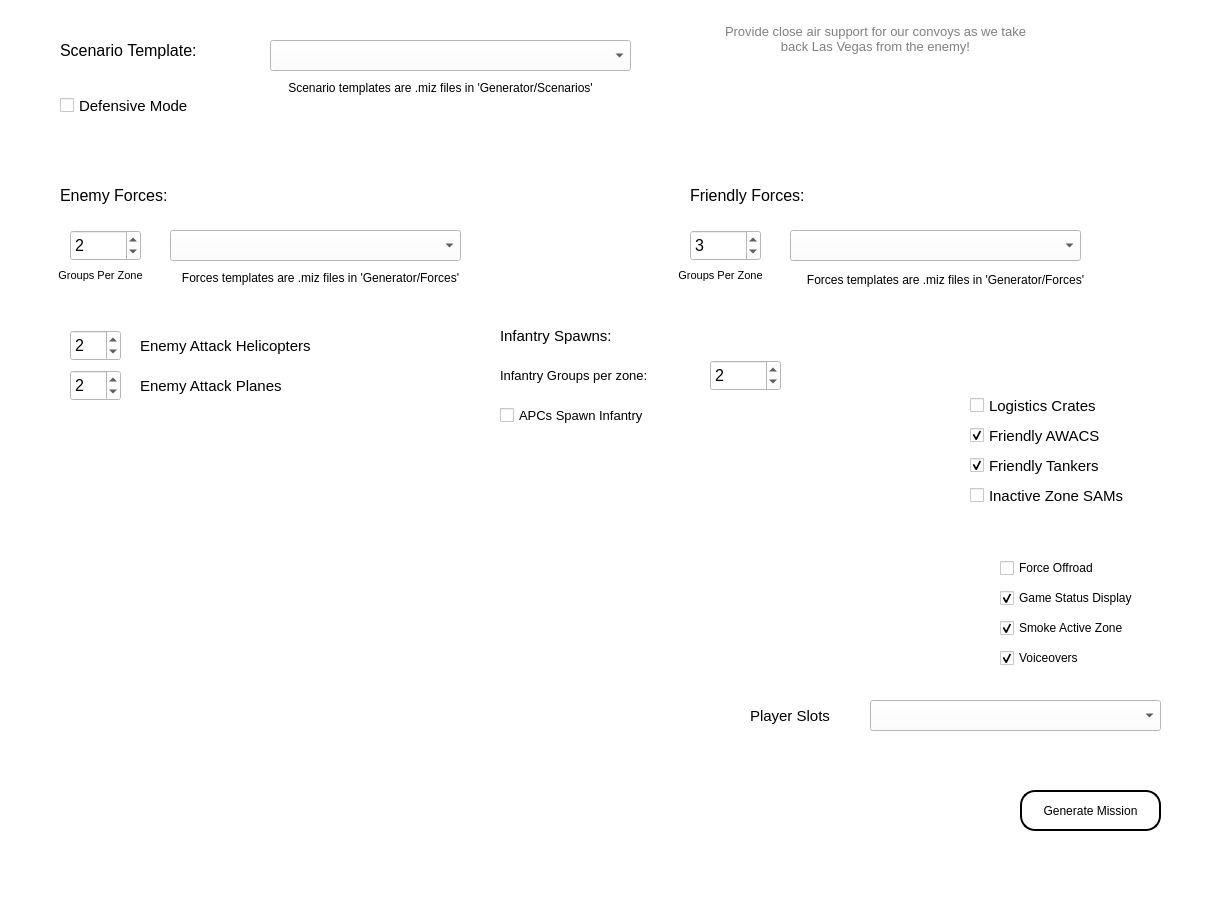
<?xml version="1.0" encoding="UTF-8"?>
<ui version="4.0">
 <class>MainWindow</class>
 <widget class="QMainWindow" name="MainWindow">
  <property name="geometry">
   <rect>
    <x>0</x>
    <y>0</y>
    <width>1209</width>
    <height>900</height>
   </rect>
  </property>
  <property name="font">
   <font>
    <pointsize>10</pointsize>
   </font>
  </property>
  <property name="windowTitle">
   <string>RotorOps Mission Generator</string>
  </property>
  <property name="windowIcon">
   <iconset>
    <normaloff>assets/icon.ico</normaloff>assets/icon.ico</iconset>
  </property>
  <property name="windowOpacity">
   <double>4.000000000000000</double>
  </property>
  <property name="autoFillBackground">
   <bool>false</bool>
  </property>
  <property name="styleSheet">
   <string notr="true">background-color: white;</string>
  </property>
  <widget class="QWidget" name="centralwidget">
   <widget class="QComboBox" name="scenario_comboBox">
    <property name="geometry">
     <rect>
      <x>270</x>
      <y>40</y>
      <width>361</width>
      <height>31</height>
     </rect>
    </property>
    <property name="toolTip">
     <string/>
    </property>
    <property name="toolTipDuration">
     <number>-1</number>
    </property>
    <property name="statusTip">
     <string>Tip: You can create your own templates that include mission options like kneeboards, briefings, weather, static units, triggers, scripts, etc.</string>
    </property>
    <property name="whatsThis">
     <string/>
    </property>
   </widget>
   <widget class="QLabel" name="scenario_label">
    <property name="geometry">
     <rect>
      <x>60</x>
      <y>30</y>
      <width>181</width>
      <height>41</height>
     </rect>
    </property>
    <property name="font">
     <font>
      <pointsize>12</pointsize>
     </font>
    </property>
    <property name="text">
     <string>Scenario Template:</string>
    </property>
   </widget>
   <widget class="QPushButton" name="generateButton">
    <property name="geometry">
     <rect>
      <x>1020</x>
      <y>790</y>
      <width>141</width>
      <height>41</height>
     </rect>
    </property>
    <property name="styleSheet">
     <string notr="true">background-color: white;
border-style: outset;
border-width: 2px;
border-radius: 15px;
border-color: black;
padding: 4px;</string>
    </property>
    <property name="text">
     <string>Generate Mission</string>
    </property>
   </widget>
   <widget class="QTextBrowser" name="description_textBrowser">
    <property name="geometry">
     <rect>
      <x>710</x>
      <y>20</y>
      <width>331</width>
      <height>131</height>
     </rect>
    </property>
    <property name="font">
     <font>
      <pointsize>9</pointsize>
     </font>
    </property>
    <property name="styleSheet">
     <string notr="true">border-radius: 5px; color: gray</string>
    </property>
    <property name="html">
     <string>&lt;!DOCTYPE HTML PUBLIC &quot;-//W3C//DTD HTML 4.0//EN&quot; &quot;http://www.w3.org/TR/REC-html40/strict.dtd&quot;&gt;
&lt;html&gt;&lt;head&gt;&lt;meta name=&quot;qrichtext&quot; content=&quot;1&quot; /&gt;&lt;style type=&quot;text/css&quot;&gt;
p, li { white-space: pre-wrap; }
&lt;/style&gt;&lt;/head&gt;&lt;body style=&quot; font-family:'MS Shell Dlg 2'; font-size:9pt; font-weight:400; font-style:normal;&quot;&gt;
&lt;p align=&quot;center&quot; style=&quot; margin-top:0px; margin-bottom:0px; margin-left:0px; margin-right:0px; -qt-block-indent:0; text-indent:0px;&quot;&gt;&lt;span style=&quot; font-size:10pt;&quot;&gt;Provide close air support for our convoys as we take back Las Vegas from the enemy!&lt;/span&gt;&lt;/p&gt;&lt;/body&gt;&lt;/html&gt;</string>
    </property>
   </widget>
   <widget class="QComboBox" name="blueforces_comboBox">
    <property name="geometry">
     <rect>
      <x>790</x>
      <y>230</y>
      <width>291</width>
      <height>31</height>
     </rect>
    </property>
    <property name="statusTip">
     <string>Tip: You can create your own custom ground forces groups to be automatically generated.</string>
    </property>
   </widget>
   <widget class="QLabel" name="scenario_label_2">
    <property name="geometry">
     <rect>
      <x>690</x>
      <y>180</y>
      <width>141</width>
      <height>31</height>
     </rect>
    </property>
    <property name="font">
     <font>
      <pointsize>12</pointsize>
     </font>
    </property>
    <property name="text">
     <string>Friendly Forces:</string>
    </property>
   </widget>
   <widget class="QLabel" name="scenario_label_3">
    <property name="geometry">
     <rect>
      <x>60</x>
      <y>180</y>
      <width>141</width>
      <height>31</height>
     </rect>
    </property>
    <property name="font">
     <font>
      <pointsize>12</pointsize>
     </font>
    </property>
    <property name="text">
     <string>Enemy Forces:</string>
    </property>
   </widget>
   <widget class="QComboBox" name="redforces_comboBox">
    <property name="geometry">
     <rect>
      <x>170</x>
      <y>230</y>
      <width>291</width>
      <height>31</height>
     </rect>
    </property>
    <property name="statusTip">
     <string>Tip: You can create your own custom ground forces groups to be automatically generated.</string>
    </property>
   </widget>
   <widget class="QLabel" name="background_label">
    <property name="geometry">
     <rect>
      <x>-30</x>
      <y>490</y>
      <width>801</width>
      <height>371</height>
     </rect>
    </property>
    <property name="autoFillBackground">
     <bool>false</bool>
    </property>
    <property name="styleSheet">
     <string notr="true"/>
    </property>
    <property name="text">
     <string/>
    </property>
    <property name="pixmap">
     <pixmap>assets/background.PNG</pixmap>
    </property>
   </widget>
   <widget class="QLabel" name="scenario_hint_label">
    <property name="geometry">
     <rect>
      <x>250</x>
      <y>80</y>
      <width>381</width>
      <height>16</height>
     </rect>
    </property>
    <property name="text">
     <string>Scenario templates are .miz files in 'Generator/Scenarios'</string>
    </property>
    <property name="alignment">
     <set>Qt::AlignCenter</set>
    </property>
   </widget>
   <widget class="QLabel" name="forces_hint_label">
    <property name="geometry">
     <rect>
      <x>130</x>
      <y>270</y>
      <width>381</width>
      <height>16</height>
     </rect>
    </property>
    <property name="text">
     <string>Forces templates are .miz files in 'Generator/Forces'</string>
    </property>
    <property name="alignment">
     <set>Qt::AlignCenter</set>
    </property>
   </widget>
   <widget class="QSpinBox" name="blueqty_spinBox">
    <property name="geometry">
     <rect>
      <x>690</x>
      <y>230</y>
      <width>71</width>
      <height>31</height>
     </rect>
    </property>
    <property name="font">
     <font>
      <pointsize>12</pointsize>
     </font>
    </property>
    <property name="statusTip">
     <string>How many groups should we generate?</string>
    </property>
    <property name="minimum">
     <number>0</number>
    </property>
    <property name="maximum">
     <number>50</number>
    </property>
    <property name="value">
     <number>3</number>
    </property>
   </widget>
   <widget class="QSpinBox" name="redqty_spinBox">
    <property name="geometry">
     <rect>
      <x>70</x>
      <y>230</y>
      <width>71</width>
      <height>31</height>
     </rect>
    </property>
    <property name="font">
     <font>
      <pointsize>12</pointsize>
     </font>
    </property>
    <property name="statusTip">
     <string>How many groups should we generate?</string>
    </property>
    <property name="minimum">
     <number>0</number>
    </property>
    <property name="maximum">
     <number>50</number>
    </property>
    <property name="value">
     <number>2</number>
    </property>
   </widget>
   <widget class="QLabel" name="scenario_label_4">
    <property name="geometry">
     <rect>
      <x>670</x>
      <y>260</y>
      <width>101</width>
      <height>31</height>
     </rect>
    </property>
    <property name="font">
     <font>
      <pointsize>8</pointsize>
     </font>
    </property>
    <property name="text">
     <string>Groups Per Zone</string>
    </property>
    <property name="alignment">
     <set>Qt::AlignCenter</set>
    </property>
   </widget>
   <widget class="QCheckBox" name="game_status_checkBox">
    <property name="geometry">
     <rect>
      <x>1000</x>
      <y>590</y>
      <width>191</width>
      <height>16</height>
     </rect>
    </property>
    <property name="font">
     <font>
      <pointsize>9</pointsize>
     </font>
    </property>
    <property name="statusTip">
     <string>Enable an onscreen zone status display.  This helps keep focus on the active conflict zone.</string>
    </property>
    <property name="text">
     <string>Game Status Display</string>
    </property>
    <property name="checked">
     <bool>true</bool>
    </property>
    <property name="tristate">
     <bool>false</bool>
    </property>
   </widget>
   <widget class="QCheckBox" name="voiceovers_checkBox">
    <property name="geometry">
     <rect>
      <x>1000</x>
      <y>650</y>
      <width>191</width>
      <height>16</height>
     </rect>
    </property>
    <property name="font">
     <font>
      <pointsize>9</pointsize>
     </font>
    </property>
    <property name="statusTip">
     <string>Voiceovers from the ground commander. Helps keep focus on the active zone.</string>
    </property>
    <property name="text">
     <string>Voiceovers</string>
    </property>
    <property name="checked">
     <bool>true</bool>
    </property>
   </widget>
   <widget class="QCheckBox" name="logistics_crates_checkBox">
    <property name="geometry">
     <rect>
      <x>970</x>
      <y>390</y>
      <width>251</width>
      <height>31</height>
     </rect>
    </property>
    <property name="font">
     <font>
      <pointsize>11</pointsize>
     </font>
    </property>
    <property name="statusTip">
     <string>Enable CTLD logistics crates for building ground units and air defenses.</string>
    </property>
    <property name="text">
     <string>Logistics Crates</string>
    </property>
   </widget>
   <widget class="QCheckBox" name="awacs_checkBox">
    <property name="geometry">
     <rect>
      <x>970</x>
      <y>420</y>
      <width>251</width>
      <height>31</height>
     </rect>
    </property>
    <property name="font">
     <font>
      <pointsize>11</pointsize>
     </font>
    </property>
    <property name="statusTip">
     <string/>
    </property>
    <property name="text">
     <string>Friendly AWACS</string>
    </property>
    <property name="checked">
     <bool>true</bool>
    </property>
   </widget>
   <widget class="QCheckBox" name="tankers_checkBox">
    <property name="geometry">
     <rect>
      <x>970</x>
      <y>450</y>
      <width>251</width>
      <height>31</height>
     </rect>
    </property>
    <property name="font">
     <font>
      <pointsize>11</pointsize>
     </font>
    </property>
    <property name="text">
     <string>Friendly Tankers</string>
    </property>
    <property name="checked">
     <bool>true</bool>
    </property>
   </widget>
   <widget class="QCheckBox" name="apcs_spawn_checkBox">
    <property name="geometry">
     <rect>
      <x>500</x>
      <y>400</y>
      <width>251</width>
      <height>31</height>
     </rect>
    </property>
    <property name="font">
     <font>
      <pointsize>10</pointsize>
     </font>
    </property>
    <property name="statusTip">
     <string>Friendly/enemy APCs will drop infantry when reaching a new conflict zone.</string>
    </property>
    <property name="text">
     <string>APCs Spawn Infantry</string>
    </property>
   </widget>
   <widget class="QSpinBox" name="inf_spawn_spinBox">
    <property name="geometry">
     <rect>
      <x>710</x>
      <y>360</y>
      <width>71</width>
      <height>31</height>
     </rect>
    </property>
    <property name="font">
     <font>
      <pointsize>12</pointsize>
     </font>
    </property>
    <property name="statusTip">
     <string>This value is multiplied by the number of spawn zones in the mission template.</string>
    </property>
    <property name="minimum">
     <number>0</number>
    </property>
    <property name="maximum">
     <number>50</number>
    </property>
    <property name="value">
     <number>2</number>
    </property>
   </widget>
   <widget class="QCheckBox" name="smoke_checkBox">
    <property name="geometry">
     <rect>
      <x>1000</x>
      <y>620</y>
      <width>191</width>
      <height>16</height>
     </rect>
    </property>
    <property name="font">
     <font>
      <pointsize>9</pointsize>
     </font>
    </property>
    <property name="statusTip">
     <string>Not yet implemented.</string>
    </property>
    <property name="text">
     <string>Smoke Active Zone</string>
    </property>
    <property name="checked">
     <bool>true</bool>
    </property>
   </widget>
   <widget class="QLabel" name="scenario_label_5">
    <property name="geometry">
     <rect>
      <x>50</x>
      <y>260</y>
      <width>101</width>
      <height>31</height>
     </rect>
    </property>
    <property name="font">
     <font>
      <pointsize>8</pointsize>
     </font>
    </property>
    <property name="text">
     <string>Groups Per Zone</string>
    </property>
    <property name="alignment">
     <set>Qt::AlignCenter</set>
    </property>
   </widget>
   <widget class="QLabel" name="forces_hint_label_2">
    <property name="geometry">
     <rect>
      <x>790</x>
      <y>270</y>
      <width>311</width>
      <height>20</height>
     </rect>
    </property>
    <property name="text">
     <string>Forces templates are .miz files in 'Generator/Forces'</string>
    </property>
    <property name="alignment">
     <set>Qt::AlignCenter</set>
    </property>
   </widget>
   <widget class="QLabel" name="label">
    <property name="geometry">
     <rect>
      <x>500</x>
      <y>360</y>
      <width>191</width>
      <height>31</height>
     </rect>
    </property>
    <property name="font">
     <font>
      <pointsize>10</pointsize>
     </font>
    </property>
    <property name="text">
     <string>Infantry Groups per zone:</string>
    </property>
   </widget>
   <widget class="QComboBox" name="slot_template_comboBox">
    <property name="geometry">
     <rect>
      <x>870</x>
      <y>700</y>
      <width>291</width>
      <height>31</height>
     </rect>
    </property>
    <property name="statusTip">
     <string>Default player/client spawn locations at a friendly airport.</string>
    </property>
   </widget>
   <widget class="QLabel" name="label_2">
    <property name="geometry">
     <rect>
      <x>750</x>
      <y>700</y>
      <width>111</width>
      <height>31</height>
     </rect>
    </property>
    <property name="font">
     <font>
      <pointsize>11</pointsize>
     </font>
    </property>
    <property name="text">
     <string>Player Slots</string>
    </property>
   </widget>
   <widget class="QLabel" name="scenario_label_6">
    <property name="geometry">
     <rect>
      <x>500</x>
      <y>320</y>
      <width>141</width>
      <height>31</height>
     </rect>
    </property>
    <property name="font">
     <font>
      <pointsize>11</pointsize>
     </font>
    </property>
    <property name="text">
     <string>Infantry Spawns:</string>
    </property>
   </widget>
   <widget class="QCheckBox" name="force_offroad_checkBox">
    <property name="geometry">
     <rect>
      <x>1000</x>
      <y>560</y>
      <width>191</width>
      <height>16</height>
     </rect>
    </property>
    <property name="font">
     <font>
      <pointsize>9</pointsize>
     </font>
    </property>
    <property name="statusTip">
     <string>May help prevent long travel times or pathfinding issues.  Tip: You can change this dynamically from mission triggers.</string>
    </property>
    <property name="text">
     <string>Force Offroad</string>
    </property>
    <property name="checked">
     <bool>false</bool>
    </property>
    <property name="tristate">
     <bool>false</bool>
    </property>
   </widget>
   <widget class="QCheckBox" name="defense_checkBox">
    <property name="geometry">
     <rect>
      <x>60</x>
      <y>90</y>
      <width>181</width>
      <height>31</height>
     </rect>
    </property>
    <property name="font">
     <font>
      <pointsize>11</pointsize>
     </font>
    </property>
    <property name="text">
     <string>Defensive Mode</string>
    </property>
   </widget>
   <widget class="QSpinBox" name="e_attack_helos_spinBox">
    <property name="geometry">
     <rect>
      <x>70</x>
      <y>330</y>
      <width>51</width>
      <height>31</height>
     </rect>
    </property>
    <property name="font">
     <font>
      <pointsize>12</pointsize>
     </font>
    </property>
    <property name="statusTip">
     <string>This value is multiplied by the number of spawn zones in the mission template.</string>
    </property>
    <property name="minimum">
     <number>0</number>
    </property>
    <property name="maximum">
     <number>50</number>
    </property>
    <property name="value">
     <number>2</number>
    </property>
   </widget>
   <widget class="QLabel" name="scenario_label_7">
    <property name="geometry">
     <rect>
      <x>140</x>
      <y>330</y>
      <width>231</width>
      <height>31</height>
     </rect>
    </property>
    <property name="font">
     <font>
      <pointsize>11</pointsize>
     </font>
    </property>
    <property name="text">
     <string>Enemy Attack Helicopters</string>
    </property>
   </widget>
   <widget class="QLabel" name="scenario_label_8">
    <property name="geometry">
     <rect>
      <x>140</x>
      <y>370</y>
      <width>231</width>
      <height>31</height>
     </rect>
    </property>
    <property name="font">
     <font>
      <pointsize>11</pointsize>
     </font>
    </property>
    <property name="text">
     <string>Enemy Attack Planes</string>
    </property>
   </widget>
   <widget class="QSpinBox" name="e_attack_planes_spinBox">
    <property name="geometry">
     <rect>
      <x>70</x>
      <y>370</y>
      <width>51</width>
      <height>31</height>
     </rect>
    </property>
    <property name="font">
     <font>
      <pointsize>12</pointsize>
     </font>
    </property>
    <property name="statusTip">
     <string>This value is multiplied by the number of spawn zones in the mission template.</string>
    </property>
    <property name="minimum">
     <number>0</number>
    </property>
    <property name="maximum">
     <number>50</number>
    </property>
    <property name="value">
     <number>2</number>
    </property>
   </widget>
   <widget class="QCheckBox" name="zone_sams_checkBox">
    <property name="geometry">
     <rect>
      <x>970</x>
      <y>480</y>
      <width>201</width>
      <height>31</height>
     </rect>
    </property>
    <property name="font">
     <font>
      <pointsize>11</pointsize>
     </font>
    </property>
    <property name="statusTip">
     <string>Inactive conflict zones will be protected by SAMs. When a zone is cleared, SAMs at next active zone will be destroyed by a large explosion at zone center. </string>
    </property>
    <property name="text">
     <string>Inactive Zone SAMs</string>
    </property>
   </widget>
   <zorder>background_label</zorder>
   <zorder>scenario_comboBox</zorder>
   <zorder>scenario_label</zorder>
   <zorder>generateButton</zorder>
   <zorder>description_textBrowser</zorder>
   <zorder>blueforces_comboBox</zorder>
   <zorder>scenario_label_2</zorder>
   <zorder>scenario_label_3</zorder>
   <zorder>redforces_comboBox</zorder>
   <zorder>scenario_hint_label</zorder>
   <zorder>forces_hint_label</zorder>
   <zorder>blueqty_spinBox</zorder>
   <zorder>redqty_spinBox</zorder>
   <zorder>scenario_label_4</zorder>
   <zorder>game_status_checkBox</zorder>
   <zorder>voiceovers_checkBox</zorder>
   <zorder>logistics_crates_checkBox</zorder>
   <zorder>awacs_checkBox</zorder>
   <zorder>tankers_checkBox</zorder>
   <zorder>apcs_spawn_checkBox</zorder>
   <zorder>inf_spawn_spinBox</zorder>
   <zorder>smoke_checkBox</zorder>
   <zorder>scenario_label_5</zorder>
   <zorder>forces_hint_label_2</zorder>
   <zorder>label</zorder>
   <zorder>slot_template_comboBox</zorder>
   <zorder>label_2</zorder>
   <zorder>scenario_label_6</zorder>
   <zorder>force_offroad_checkBox</zorder>
   <zorder>defense_checkBox</zorder>
   <zorder>e_attack_helos_spinBox</zorder>
   <zorder>scenario_label_7</zorder>
   <zorder>scenario_label_8</zorder>
   <zorder>e_attack_planes_spinBox</zorder>
   <zorder>zone_sams_checkBox</zorder>
  </widget>
  <widget class="QMenuBar" name="menubar">
   <property name="geometry">
    <rect>
     <x>0</x>
     <y>0</y>
     <width>1209</width>
     <height>26</height>
    </rect>
   </property>
  </widget>
  <widget class="QStatusBar" name="statusbar">
   <property name="acceptDrops">
    <bool>false</bool>
   </property>
  </widget>
  <action name="action_generateMission">
   <property name="text">
    <string>_generateMission</string>
   </property>
  </action>
  <action name="action_scenarioSelected">
   <property name="text">
    <string>_scenarioSelected</string>
   </property>
  </action>
  <action name="action_blueforcesSelected">
   <property name="text">
    <string>_blueforcesSelected</string>
   </property>
  </action>
  <action name="action_redforcesSelected">
   <property name="text">
    <string>_redforcesSelected</string>
   </property>
  </action>
 </widget>
 <resources/>
 <connections>
  <connection>
   <sender>generateButton</sender>
   <signal>clicked()</signal>
   <receiver>action_generateMission</receiver>
   <slot>trigger()</slot>
   <hints>
    <hint type="sourcelabel">
     <x>993</x>
     <y>591</y>
    </hint>
    <hint type="destinationlabel">
     <x>589</x>
     <y>409</y>
    </hint>
   </hints>
  </connection>
  <connection>
   <sender>scenario_comboBox</sender>
   <signal>currentIndexChanged(int)</signal>
   <receiver>action_scenarioSelected</receiver>
   <slot>trigger()</slot>
   <hints>
    <hint type="sourcelabel">
     <x>285</x>
     <y>71</y>
    </hint>
    <hint type="destinationlabel">
     <x>-1</x>
     <y>-1</y>
    </hint>
   </hints>
  </connection>
 </connections>
</ui>
